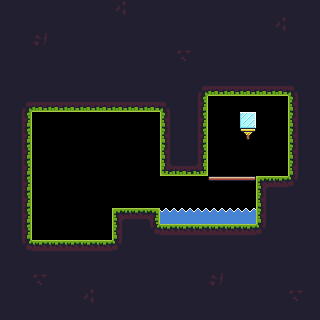

The image is a tile-based game level rendered from a .tmx file. Its description and complete source (layers, tilesets, objects, tile grids) follow:
An orthogonal 20x20 tile map with 16x16 px tiles, 1 tile layer (Tile Layer 1) and 2 objects (ice, fire).

<map version="1.2" tiledversion="1.3.3" orientation="orthogonal" renderorder="right-down" width="20" height="20" tilewidth="16" tileheight="16" infinite="0" nextlayerid="4" nextobjectid="3">
 <tileset firstgid="1" source="tilesets/main_tileset.tsx" />
 <layer id="1" name="Tile Layer 1" width="20" height="20">
  <data encoding="csv">
17,17,17,17,17,17,17,48,17,17,17,17,17,17,17,17,17,17,17,17,
17,17,17,17,17,17,17,17,17,17,17,17,17,17,17,17,17,48,17,17,
17,17,50,17,17,17,17,17,17,17,17,17,17,17,17,17,17,17,17,17,
17,17,17,17,17,17,17,17,17,17,17,49,17,17,17,17,17,17,17,17,
17,17,17,17,17,17,17,17,17,17,17,17,17,17,17,17,17,17,17,17,
17,17,17,17,17,17,17,17,17,17,17,17,4,32,32,32,32,32,6,17,
17,4,32,32,32,32,32,32,32,32,6,17,18,0,0,0,0,0,16,17,
17,18,0,0,0,0,0,0,0,0,16,17,18,0,0,10,0,0,16,17,
17,18,0,0,0,0,0,0,0,0,16,17,18,0,0,42,0,0,16,17,
17,18,0,0,0,0,0,0,0,0,16,17,18,0,0,0,0,0,16,17,
17,18,0,0,0,0,0,0,0,0,31,32,33,0,0,0,0,0,16,17,
17,18,0,0,0,0,0,0,0,0,0,0,0,43,44,45,1,2,36,17,
17,18,0,0,0,0,0,0,0,0,0,0,0,0,0,0,16,17,17,17,
17,18,0,0,0,0,0,1,2,3,37,37,37,37,37,37,16,17,17,17,
17,18,0,0,0,0,0,16,17,34,2,2,2,2,2,2,36,17,17,17,
17,34,2,2,2,2,2,36,17,17,17,17,17,17,17,17,17,17,17,17,
17,17,17,17,17,17,17,17,17,17,17,17,17,17,17,17,17,17,17,17,
17,17,49,17,17,17,17,17,17,17,17,17,17,50,17,17,17,17,17,17,
17,17,17,17,17,48,17,17,17,17,17,17,17,17,17,17,17,17,49,17,
17,17,17,17,17,17,17,17,17,17,17,17,17,17,17,17,17,17,17,17
</data>
 </layer>
 <objectgroup id="2" name="Object Layer 1">
  <object id="1" name="ice" x="80" y="224" width="16" height="16">
   <properties>
    <property name="sleep" type="bool" value="false" />
   </properties>
  </object>
  <object id="2" name="fire" x="56" y="224" width="16" height="16">
   <properties>
    <property name="sleep" type="bool" value="false" />
   </properties>
  </object>
 </objectgroup>
</map>
